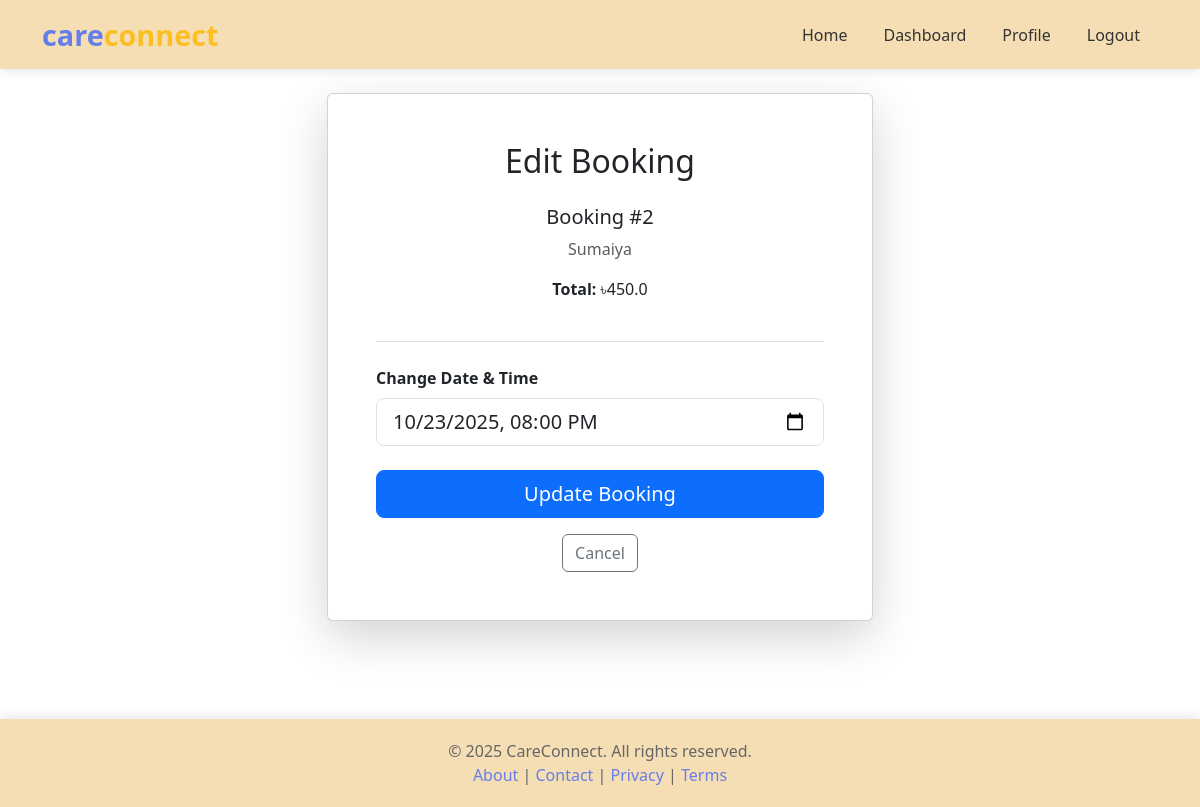
Page /users/booking/edit/2/ (signed in) on the committed database.
### users/models.py (models this page shows, shortened)
class Booking(models.Model):
    STATUS_CHOICES = [
        ('pending', 'Pending'),
        ('confirmed', 'Confirmed'),
        ('completed', 'Completed'),
        ('cancelled', 'Cancelled'),
    ]
    user = models.ForeignKey(User, on_delete=models.CASCADE, related_name='user_bookings')
    provider = models.ForeignKey('providers.ServiceProvider', on_delete=models.CASCADE, related_name='provider_bookings')
    dateTime = models.DateTimeField()
    status = models.CharField(max_length=20, choices=STATUS_CHOICES, default='pending')
    totalamount = models.FloatField()
    created_at = models.DateTimeField(auto_now_add=True)
    class Meta:
        ordering = ['-created_at']

### providers/models.py (models this page shows, shortened)
class ServiceProvider(models.Model):
    CATEGORY_CHOICES = [
        ('maid', 'House Maid'),
        ('babysitter', 'Babysitter'),
        ('caregiver', 'Caregiver'),
    ]
    GENDER_CHOICES = [
        ('male', 'Male'),
        ('female', 'Female'),
        ('other', 'Other'),
    ]
    user = models.OneToOneField(User, on_delete=models.CASCADE, related_name='provider_profile')
    name = models.CharField(max_length=100)
    age = models.IntegerField()
    gender = models.CharField(max_length=10, choices=GENDER_CHOICES)
    location = models.CharField(max_length=200)
    experience_year = models.FloatField()
    skills = models.TextField(help_text="Comma-separated")
    category = models.CharField(max_length=20, choices=CATEGORY_CHOICES)
    contactNo = models.CharField(max_length=15)
    hourlyRate = models.FloatField()
    availability = models.BooleanField(default=True)
    profile_image = models.ImageField(upload_to='provider_profiles/', blank=True, null=True)
    created_at = models.DateTimeField(auto_now_add=True)

### users/views.py (the view, shortened to what this page needs)
# urls.py: path('booking/edit/<int:booking_id>/', views.edit_booking, name='edit_booking'),
@login_required
def edit_booking(request, booking_id):
    booking = get_object_or_404(Booking, id=booking_id, user=request.user)
    context = {
        'booking': booking,
    }
    return render(request, 'users/edit_booking.html', context)

### templates/users/edit_booking.html (shortened to what this page needs)
{% extends 'base.html' %}
{% block content %}
<div class="container mt-4 mb-5">
    <div class="row justify-content-center">
        <div class="col-md-6">
            <div class="card shadow-lg">
                <div class="card-body p-5">
                    <h2 class="text-center mb-4">Edit Booking</h2>
                    <div class="text-center mb-4 pb-4 border-bottom">
                        <h5>Booking #{{ booking.id }}</h5>
                        <p class="text-muted">{{ booking.provider.name }}</p>
                        <p><strong>Total:</strong> ৳{{ booking.totalamount }}</p>
                    </div>
                    <form method="POST">
                        <div class="mb-4">
                            <label class="form-label"><strong>Change Date & Time</strong></label>
                            <input type="datetime-local" class="form-control form-control-lg" name="dateTime"
                                   value="{{ booking.dateTime|date:'Y-m-d\TH:i' }}" required>
                        </div>
                        <button type="submit" class="btn btn-primary w-100 btn-lg">Update Booking</button>
                    </form>
                    <div class="text-center mt-3">
                        <a href="{% url 'user_bookings' %}" class="btn btn-outline-secondary">Cancel</a>
                    </div>
                </div>
            </div>
        </div>
    </div>
</div>
{% endblock %}

### templates/base.html (style rules this page uses)
body { display: flex; flex-direction: column; min-height: 100vh; background: white; }

### rows in the picture
Booking: id "2", provider.name "Sumaiya", totalamount "450.0", dateTime "10/23/2025 20:00"
